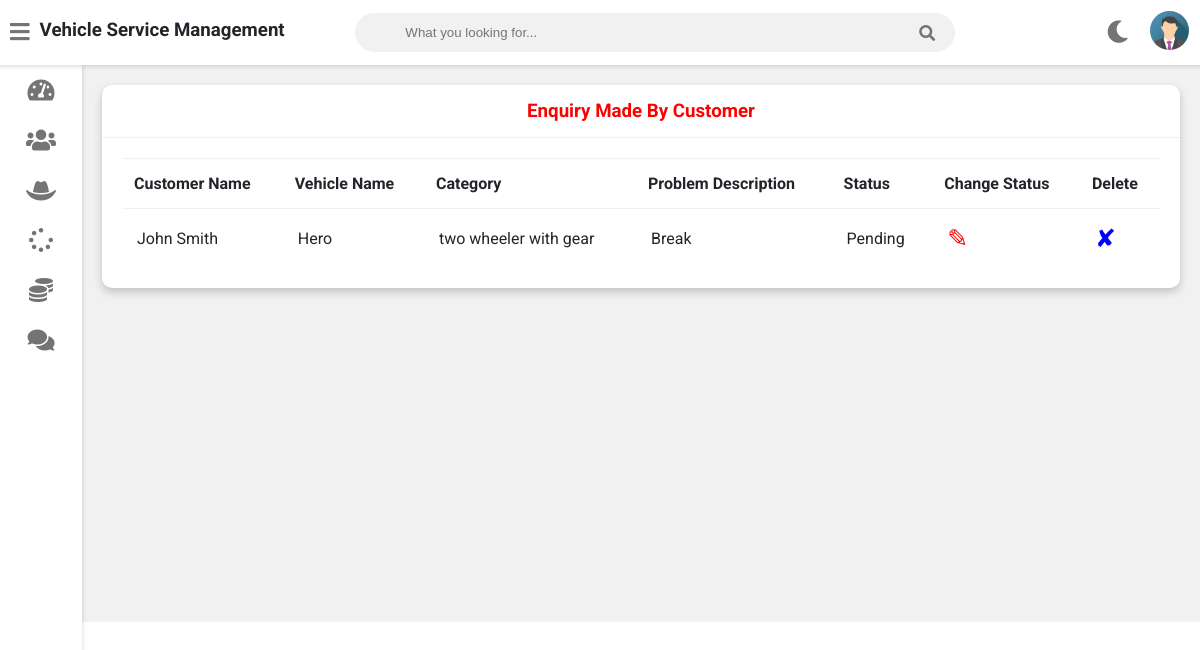
/admin-view-request (signed in), run on the app's committed database.
### vehicle/models.py (models this page shows, shortened)
class Customer(models.Model):
    user=models.OneToOneField(User,on_delete=models.CASCADE)
    profile_pic= models.ImageField(upload_to='profile_pic/CustomerProfilePic/',null=True,blank=True)
    address = models.CharField(max_length=40)
    mobile = models.CharField(max_length=20,null=False)
    @property
    def get_name(self):
        return self.user.first_name+" "+self.user.last_name

class Request(models.Model):
    cat=(('two wheeler with gear','two wheeler with gear'),('two wheeler without gear','two wheeler without gear'),('three wheeler','three wheeler'),('four wheeler','four wheeler'))
    category=models.CharField(max_length=50,choices=cat)
    vehicle_no=models.PositiveIntegerField(null=False)
    vehicle_name = models.CharField(max_length=40,null=False)
    vehicle_model = models.CharField(max_length=40,null=False)
    vehicle_brand = models.CharField(max_length=40,null=False)
    mileage = models.PositiveIntegerField(null=True, blank=True)  # Allow null values
    vin_number = models.CharField(max_length=17, unique=True, null=True, blank=True)  # Allow null
    year = models.PositiveIntegerField(null=True, blank=True)  # Allow null
    problem_description = models.CharField(max_length=500,null=False)
    date=models.DateField(auto_now=True)
    cost=models.PositiveIntegerField(null=True)
    customer=models.ForeignKey('Customer', on_delete=models.CASCADE,null=True)
    mechanic=models.ForeignKey('Mechanic',on_delete=models.CASCADE,null=True)
    stat=(('Pending','Pending'),('Approved','Approved'),('Repairing','Repairing'),('Repairing Done','Repairing Done'),('Released','Released'))
    status=models.CharField(max_length=50,choices=stat,default='Pending',null=True)

### vehicle/views.py (the view)
# urls.py: path('admin-view-request',views.admin_view_request_view,name='admin-view-request'),
@login_required(login_url='adminlogin')
def admin_view_request_view(request):
    enquiry=models.Request.objects.all().order_by('-id')
    customers=[]
    for enq in enquiry:
        customer=models.Customer.objects.get(id=enq.customer_id)
        customers.append(customer)
    return render(request,'vehicle/admin_view_request.html',{'data':zip(customers,enquiry)})

### templates/vehicle/admin_view_request.html
{% extends 'vehicle/adminbase.html' %}
{% block content %}
	<div class="wrapper">
		<div class="row">
			<div class="col-12 col-m-12 col-sm-12">
				<div class="card">
					<div class="card-header">
						<h3 style="color:red; text-align:center" >Enquiry Made By Customer
						</h3>
					</div>
					<div class="card-content">
						<table>
							<thead>
                <tr>
                  <th>Customer Name</th>
                  <th>Vehicle Name</th>
                  <th>Category</th>
                  <th>Problem Description</th>
                  <th>Status</th>
                  <th>Change Status</th>
                  <th>Delete</th>
                </tr>
							</thead>
							<tbody>
                {% for c,r in data %}
                <tr>
                  <td> {{c.get_name}}</td>
                  <td> {{r.vehicle_name}}</td>
                  <td>{{r.category}}</td>
                  <td>{{r.problem_description}}</td>
                  <td>{{r.status}}</td>
                  <td><a  style="color:red; text-decoration:none;font-size:25px;" href="{% url 'change-status' r.id  %}">&#9998;</a></td>
                  <td><a style="color:blue; text-decoration:none;font-size:25px;"href="{% url 'admin-delete-request' r.id  %}">&#10008;</a></td>
                </tr>
                {% endfor %}
							</tbody>
						</table>
					</div>
				</div>
			</div>
		</div>
<br><br><br><br><br><br><br><br><br><br><br><br><br><br><br><br>
	</div>
{% endblock content %}

### data on the page
Customer: get_name "John Smith", vehicle_name "Hero", category "two wheeler with gear", problem_description "Break", status "Pending"
